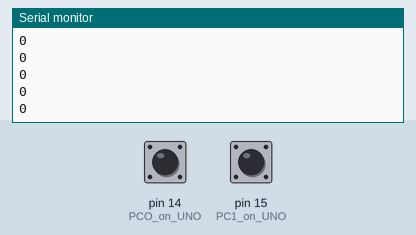
Recording of a sketch running on a simulated Arduino Uno, built with avr-gcc and run on an emulated ATmega328P. On the bench: the last lines printed to the serial monitor. Inputs (shaded band) come from the test bench; at power-on: pin 14 (PCO_on_UNO) HIGH, pin 15 (PC1_on_UNO) HIGH.

Above: at 1.2 s.
1.3 s: pin 14 (PCO_on_UNO) pulled LOW for 0.15 s
At 1.31 s:
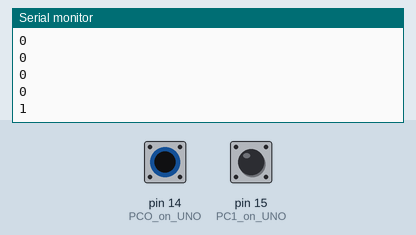
2.9 s: pin 14 (PCO_on_UNO) pulled LOW for 1 s
At 2.91 s:
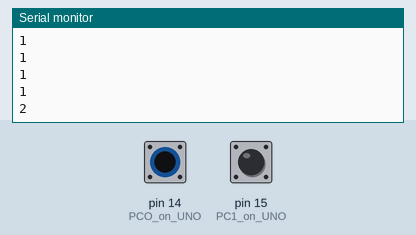
Timing chart, 0 to 5.9 s (numbered marks = the images above; inputs shaded):
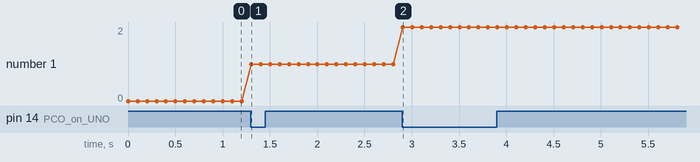

Measured:
- after the input at 1.3 s, the serial monitor: prints a new line at once (image 1)
- after the input at 2.9 s, the serial monitor: prints a new line at once (image 2)
- plotted number 1: 0 → 1 after the input at 1.3 s, 1 → 2 after the input at 2.9 s

The sketch:

StepDirPollTest.ino
```cpp
#define PORTC_BIT_STEP 0x01  //PC0
#define PORTC_BIT_DIR 0x02  //PC1

volatile byte lastStepDir=0;
volatile long count = 0;


ISR(TIMER2_COMPA_vect)
{
  // Capture current port value
  register byte thisStepDir = (PINC & (PORTC_BIT_STEP|PORTC_BIT_DIR));

  // check if there has been any change in the step bit
  if((thisStepDir ^ lastStepDir) & PORTC_BIT_STEP)
  {
    // check if the step pulse is now LOW (falling edge)
    if(!(thisStepDir & PORTC_BIT_STEP))
    {
      // apply direction (HIGH increments, LOW decrements)
      if(thisStepDir & PORTC_BIT_DIR)
        ++count;
      else
        --count;
    }

    // Store the new value (only need to record this when there
    // is a change in the step bit)
    lastStepDir = thisStepDir;
  }
}


void setup()
{
  pinMode(14,INPUT_PULLUP); // PCO on UNO: Step
  pinMode(15,INPUT_PULLUP); // PC1 on UNO: Direction
  delay(1); // allow inputs to settle;


  cli();
  // Configure timer 2 to call timer interrupt handler
  TCCR2A = _BV(WGM21); // clear timer on compare match
  TCCR2B = _BV(CS21); // timer 2 is at osc/8 = 2MHz
  TIMSK2 = _BV(OCIE2A); // interrupt on compare match A
  OCR2A = 20; // period register controls sample rate of step input, which in theory
              // needs to be at least double the maximum allowed pulse rate
              // In practice I found a value of 20 (100ksps) can reliably
              // count pulses at 20kHz but not much higher
              //
              // value = 2000000/samplerate
              //
              // too low and the interrupt handler disappears up its own backside!
  sei();

  Serial.begin(9600);
}

void loop()
{
  Serial.println(count);
  delay(100);
}
```
